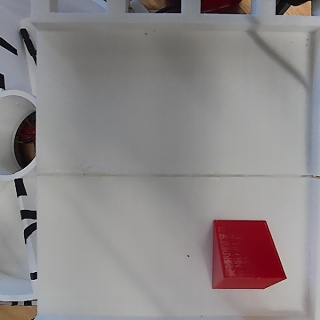
#> input picture _shot_camera.jpg, 320 x 320 px
$ python check_light.py ../_shot_camera.jpg
#> lines starting #> are read from the running program, lines starting #| are printed output that depends on the picture; after the words box and inside, x2 and y2 are one past the last pixel; in counts of white or black regions, pixels touching at a corner belong together
#!/usr/bin/env python3
"""量化评估补光灯安装位置好不好 —— 抓一张图就能出结论。

## 量什么

1. **纵向照度均匀性**：把托盘纵向分远/中/近三段，比平均亮度
   判据：最暗段 / 最亮段 ≥ 0.90（即差异 <10%）为合格
2. **横向照度均匀性**：每段再分左/中/右三块
   判据：最暗 / 最亮 ≥ 0.85 为合格
3. **过曝率**：灰度 >240 的像素占比
   判据：<2% 合格，>5% 说明有热点（灯太近/没漫射板）
4. **对比度**（灰度标准差）：过低说明画面雾白
   判据：托盘区 std ≥ 25 合格，<15 说明灯光漏进镜头
5. **高光面积**：物件顶面上 >245 的连续区域占比
   判据：<5%，否则圆形/五边形顶面被判形误判

## 用法

    # 先把灯装好，抓一张图：
    ssh root@172.20.10.9 "python3 /root/grab_one.py /root/light_test.jpg"
    scp root@172.20.10.9:/root/light_test.jpg _pi_tools/light_test.jpg

    # 然后：
    python _pi_tools/check_light.py _pi_tools/light_test.jpg

## 注意

托盘区域用「白色高亮区」自动找；如果找不准，用 --tray 手动指定：
    python _pi_tools/check_light.py img.jpg --tray 380,0,1030,720
"""

from __future__ import annotations

import argparse
import sys
from pathlib import Path

import cv2
import numpy as np


def find_tray(img: np.ndarray):
    """找白色托盘区域（最大白连通域）。"""
    H, W = img.shape[:2]
    hsv = cv2.cvtColor(img, cv2.COLOR_BGR2HSV)
    mask = cv2.inRange(hsv, np.array((0, 0, 170), np.uint8),
                       np.array((179, 55, 255), np.uint8))
    k = cv2.getStructuringElement(cv2.MORPH_ELLIPSE, (15, 15))
    mask = cv2.morphologyEx(mask, cv2.MORPH_CLOSE, k, 2)
    mask = cv2.morphologyEx(mask, cv2.MORPH_OPEN, k, 1)
    cs, _ = cv2.findContours(mask, cv2.RETR_EXTERNAL, cv2.CHAIN_APPROX_SIMPLE)
    if not cs:
        return None
    c = max(cs, key=cv2.contourArea)
    if cv2.contourArea(c) < W * H * 0.02:
        return None
    x, y, w, h = cv2.boundingRect(c)
    return x, y, x + w, y + h


def band_stats(gray: np.ndarray, y0: int, y1: int,
               x0: int, x1: int) -> dict:
    seg = gray[y0:y1, x0:x1]
    if seg.size == 0:
        return {"mean": 0.0, "std": 0.0, "over": 0.0, "hi": 0.0}
    return {
        "mean": float(seg.mean()),
        "std": float(seg.std()),
        "over": float((seg > 240).mean() * 100.0),
        "hi": float((seg > 245).mean() * 100.0),
    }


def verdict(ok: bool, good: str, bad: str) -> str:
    return "✅ " + good if ok else "⚠️ " + bad


def main(argv: list[str] | None = None) -> int:
    ap = argparse.ArgumentParser()
    ap.add_argument("image")
    ap.add_argument("--tray", default=None,
                    help="手动指定托盘矩形 x0,y0,x1,y1")
    args = ap.parse_args(argv)

    p = Path(args.image)
    if not p.is_file():
        print("文件不存在: %s" % p)
        return 1
    img = cv2.imdecode(np.fromfile(str(p), dtype=np.uint8), cv2.IMREAD_COLOR)
#> img is the input picture: shape (320, 320, 3); mean B, G, R 136.9, 136.3, 141.3
    if img is None:
        print("读图失败")
        return 1
    H, W = img.shape[:2]
#> H = 320; W = 320
    gray = cv2.cvtColor(img, cv2.COLOR_BGR2GRAY)
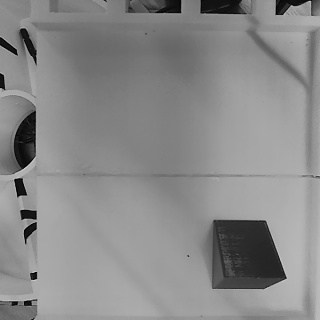
#> gray: shape (320, 320); min 0, max 210, mean 137.9

    # 托盘区域
    if args.tray:
        tx0, ty0, tx1, ty1 = [int(v) for v in args.tray.split(",")]
        src = "手动指定"
    else:
        box = find_tray(img)
#> in find_tray, `hsv = cv2.cvtColor(img, cv2.COLOR_BGR2HSV)`: hsv: shape (320, 320, 3); mean H, S, V 56.7, 20.1, 143.4
#> in find_tray, `mask = cv2.inRange(hsv, np.array((0, 0, 170), np.uint8), np.array((179..`:
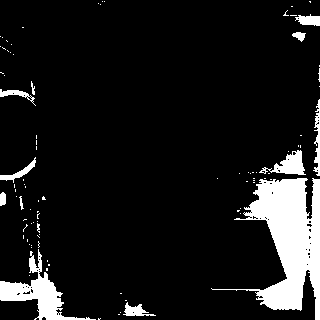
#> mask: shape (320, 320); 10% white; 92 white regions (79 under 20 px), largest, box (x1, y1, x2, y2) and area: (211, 178, 320, 320) 6402, (0, 249, 96, 320) 1806, (259, 150, 306, 175) 521
#> in find_tray, `mask = cv2.morphologyEx(mask, cv2.MORPH_CLOSE, k, 2)`: mask: shape (320, 320); 13.8% white; 15 white regions (7 under 20 px), largest, box (x1, y1, x2, y2) and area: (211, 99, 320, 320) 9078, (0, 157, 101, 320) 3685, (283, 6, 320, 42) 481
#> in find_tray, `mask = cv2.morphologyEx(mask, cv2.MORPH_OPEN, k, 1)`:
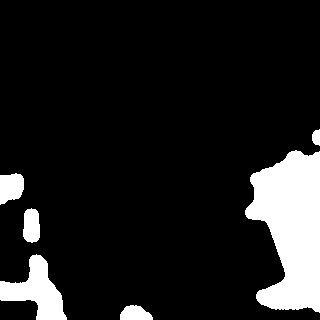
#> mask: shape (320, 320); 11.8% white; 6 white regions
#> in find_tray, `cs, _ = cv2.findContours(mask, cv2.RETR_EXTERNAL, cv2.CHAIN_APPROX_SIM..`: cs = 6 contours; box (x1, y1, x2, y2) and area: (245, 150, 320, 313) 8180, (0, 254, 67, 320) 1990, (0, 173, 24, 205) 556, (23, 208, 40, 243) 456, (120, 305, 153, 320) 336, (312, 129, 320, 146) 88
#> in find_tray, `c = max(cs, key=cv2.contourArea)`: c = contour of 161 points, box (x1, y1, x2, y2) (245, 150, 320, 313), area 8180
#> in find_tray, `x, y, w, h = cv2.boundingRect(c)`: x = 245; y = 150; w = 75; h = 163
#> box = (245, 150, 320, 313)
        if box is None:
            print("⚠️ 自动找不到托盘区域，用整幅图代替")
            tx0, ty0, tx1, ty1 = 0, 0, W, H
            src = "整幅图"
        else:
            tx0, ty0, tx1, ty1 = box
#> tx0 = 245; ty0 = 150; tx1 = 320; ty1 = 313
            src = "自动识别"

    print("=" * 76)
    print("  补光灯布置评估: %s  (%dx%d)" % (p.name, W, H))
#|   补光灯布置评估: _shot_camera.jpg  (320x320)
    print("=" * 76)
    print("  托盘区域: (%d,%d)-(%d,%d)  [%s]"
          % (tx0, ty0, tx1, ty1, src))
#|   托盘区域: (245,150)-(320,313)  [自动识别]
    print()

    tw = tx1 - tx0
#> tw = 75
    th = ty1 - ty0
#> th = 163
    thirds = [(ty0, ty0 + th // 3), (ty0 + th // 3, ty0 + 2 * th // 3),
              (ty0 + 2 * th // 3, ty1)]
#> thirds = [(150, 204), (204, 258), (258, 313)]
    names = ["远端(上 1/3)", "中段", "近端(下 1/3)"]

    # ── 1. 纵向均匀性 ──────────────────────────────────────────
    print("【1】纵向照度（斜视下最关键：远端 vs 近端）")
    print("  %-14s %8s %8s %8s %8s" % ("区段", "均值", "标准差", "过曝%", "高光%"))
    bands = []
    for (y0, y1), nm in zip(thirds, names):
        st = band_stats(gray, y0, y1, tx0, tx1)
        bands.append(st)
        print("  %-14s %8.1f %8.1f %8.2f %8.2f"
              % (nm, st["mean"], st["std"], st["over"], st["hi"]))
#> this loop made 3 passes
#> (y0, y1, nm, st) on passes 1 to 3: (150, 204, '远端(上 1/3)', {'mean': 166, 'std': 9.19, 'over': 0, 'hi': 0}), (204, 258, '中段', {'mean': 139.6, 'std': 57.5, 'over': 0, 'hi': 0}), (258, 313, '近端(下 1/3)', {'mean': 136.4, 'std': 55.31, 'over': 0, 'hi': 0})
#|   远端(上 1/3)         166.0      9.2     0.00     0.00
#|   中段                139.6     57.5     0.00     0.00
#|   近端(下 1/3)         136.4     55.3     0.00     0.00
#> pass 1, in band_stats, `seg = gray[y0:y1, x0:x1]`:
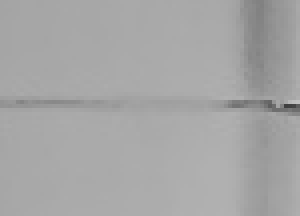
#> seg: shape (54, 75) (shown 4 times larger); min 63, max 192, mean 166
#> after the loop, bands = 3 items
    means = [b["mean"] for b in bands if b["mean"] > 0]
#> means = [166, 139.6, 136.4]
    if means:
        ratio = min(means) / max(means)
#> ratio = 0.822
        print()
        print("  最暗/最亮 = %.3f  %s"
              % (ratio, verdict(ratio >= 0.90,
                                "照度均匀（差异 <10%）",
                                "照度不均（差异 %.0f%%）⇒ 远端偏暗，"
                                "建议远端补光或抬高灯" % ((1 - ratio) * 100))))
#|   最暗/最亮 = 0.822  ⚠️ 照度不均（差异 18%）⇒ 远端偏暗，建议远端补光或抬高灯
    print()

    # ── 2. 横向均匀性 ──────────────────────────────────────────
    print("【2】横向照度（左/中/右）")
    for (y0, y1), nm in zip(thirds, names):
        cols = []
        for i in range(3):
            cx0 = tx0 + tw * i // 3
            cx1 = tx0 + tw * (i + 1) // 3
            cols.append(band_stats(gray, y0, y1, cx0, cx1)["mean"])
        cols = [c for c in cols if c > 0]
        if cols:
            r = min(cols) / max(cols)
            print("  %-14s 左 %.1f  中 %.1f  右 %.1f   最暗/最亮 %.3f  %s"
                  % (nm, cols[0], cols[1] if len(cols) > 1 else 0,
                     cols[2] if len(cols) > 2 else 0, r,
                     verdict(r >= 0.85, "OK", "偏")))
#> this loop made 3 passes
#> (y0, y1, nm, cols, r) on passes 1 to 3: (150, 204, '远端(上 1/3)', [166.9, 169.8, 161.1], 0.949), (204, 258, '中段', [82.58, 163.8, 172.3], 0.479), (258, 313, '近端(下 1/3)', [97.46, 142.6, 169.1], 0.576)
#|   远端(上 1/3)      左 166.9  中 169.8  右 161.1   最暗/最亮 0.949  ✅ OK
#|   中段             左 82.6  中 163.8  右 172.3   最暗/最亮 0.479  ⚠️ 偏
#|   近端(下 1/3)      左 97.5  中 142.6  右 169.1   最暗/最亮 0.576  ⚠️ 偏
#> pass 1, in band_stats (call 6), `seg = gray[y0:y1, x0:x1]`:
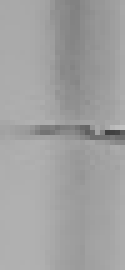
#> seg: shape (54, 25) (shown 5 times larger); min 63, max 192, mean 161.1
#> pass 2, in band_stats (call 7), `seg = gray[y0:y1, x0:x1]`:
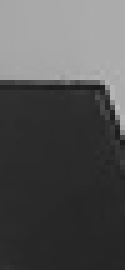
#> seg: shape (54, 25) (shown 5 times larger); min 26, max 186, mean 82.6
    print()

    # ── 3. 过曝 ────────────────────────────────────────────────
    print("【3】过曝检查（热点）")
    seg = gray[ty0:ty1, tx0:tx1]
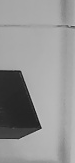
#> seg: shape (163, 75); min 23, max 199, mean 147.2
    over = float((seg > 240).mean() * 100.0)
#> over = 0
    peak = float((seg > 245).mean() * 100.0)
#> peak = 0
    print("  托盘区过曝(>240) %.2f%%   高光(>245) %.2f%%"
          % (over, peak))
#|   托盘区过曝(>240) 0.00%   高光(>245) 0.00%
    print("  " + verdict(over < 2.0,
                         "无明显热点",
                         "过曝 %.1f%% ⇒ 灯太近或没加漫射板，建议抬高到 300mm+ "
                         "或加磨砂亚克力" % over))
#|   ✅ 无明显热点
    print()

    # ── 4. 对比度（判断灯是否漏进镜头）────────────────────────
    print("【4】对比度（判断灯光是否直射进镜头）")
    std = float(seg.std())
#> std = 48.28
    print("  托盘区灰度标准差 %.1f" % std)
#|   托盘区灰度标准差 48.3
    print("  " + verdict(std >= 25,
                         "对比度正常，灯光没漏进镜头",
                         "对比度偏低 ⇒ 可能有灯光直射进镜头（画面雾白），"
                         "检查远端灯是否在相机视场内、加遮光罩"))
#|   ✅ 对比度正常，灯光没漏进镜头
    print()

    # ── 5. 综合结论 ────────────────────────────────────────────
    print("=" * 76)
    print("  综合结论")
    print("=" * 76)
    issues = []
    if means and min(means) / max(means) < 0.90:
        issues.append("纵向照度不均（远端偏暗）")
    if over >= 2.0:
        issues.append("过曝/热点")
    if std < 25:
        issues.append("对比度低（疑似灯光漏进镜头）")
    if not issues:
        print("  ✅ 灯位合格：照度均匀、无热点、无漏光")
        print("     ⇒ 可以开始补拍 110~140 张数据")
    else:
        print("  ⚠️ 有 %d 个问题：" % len(issues))
        for i in issues:
            print("     · %s" % i)
        print()
        print("  按优先级修：")
        if std < 25:
            print("    1) 先解决漏光（最严重）—— 远端灯加遮光罩或移到视场外")
        if over >= 2.0:
            print("    2) 再过曝 —— 灯抬高到 300mm+ 或加磨砂漫射板")
        if means and min(means) / max(means) < 0.90:
            print("    3) 最后调均匀度 —— 远端补一盏或调功率")
    print("=" * 76)
    return 0


if __name__ == "__main__":
    sys.exit(main())
#> (the program exits here)
